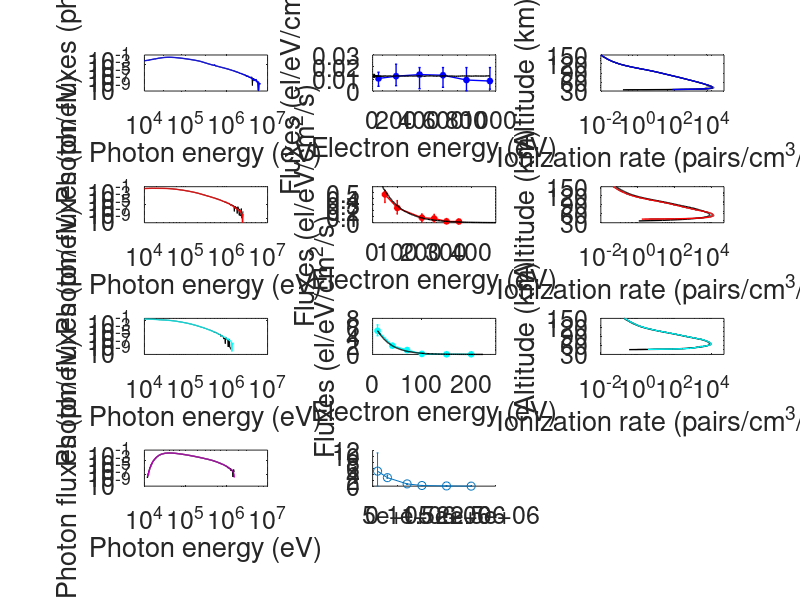

Here is the MATLAB script that generated this plot: (Note: this script raises an error after producing the figure.)
% by Wei Xu
% 07/08/2018
% plot Figure 4 in [Xu and Marshall, 2018]

clear; clc;

load('figure4.mat');

h1 = figure;
set(h1,'color',[1 1 1]);
set(h1,'position',[180 180 1180 1280]);
set(h1,'defaultAxesFontSize',18);

% plot figure 4a
subplot(431)
loglog(fig4a.En, fig4a.simulatedSpectra, 'k', fig4a.En, fig4a.bestfit, 'b', 'lineWidth', 1)
xlabel('Photon energy (eV)')
ylabel('Photon fluxes (ph/eV)')
set(gca, 'XLim',[1e4 1e7]);
set(gca, 'XMinorTick','on');
set(gca, 'XTick', [1e4 1e5 1e6 1e7]);
set(gca, 'XTickLabel', {'10^4' '10^5' '10^6' '10^7'});
set(gca, 'YLim',[9e-11 5e-1]);
set(gca, 'YMinorTick','on');
set(gca, 'YTick', [1e-9 1e-7 1e-5 1e-3 1e-1]);
set(gca, 'YTickLabel', {'10^{-9}' '10^{-7}' '10^{-5}' '10^{-3}' '10^{-1}'});

% plot figure 4b
subplot(432)
h = errorbar(fig4b.electronEnergy, fig4b.derivedSource, fig4b.minimum, fig4b.maximum, 'bo-'); hold on;
plot(fig4b.En, fig4b.mcSource, 'k', 'lineWidth', 1);
set(h, 'lineWidth', 1, 'MarkerSize', 4, 'MarkerFaceColor', 'b', 'MarkerEdgeColor', 'b');
xlabel('Electron energy (eV)')
ylabel('Fluxes (el/eV/cm^2/s)')
set(gca, 'XLim',[0 1.05e7]);
set(gca, 'XMinorTick','on');
set(gca, 'XTick', [0 2e6 4e6 6e6 8e6 1e7]);
set(gca, 'XTickLabel', {'0' '200' '400' '600' '800' '1000'});
set(gca, 'YLim',[0 0.03]);
set(gca, 'YTick', [0 0.01 0.02 0.03]);
set(gca, 'YMinorTick','on');

% plot figure 4c
subplot(433)
semilogx(fig4c.runs,fig4c.alt,'--','Color',[0.5 0.5 0.5]); hold on;
semilogx(fig4c.mcSource,fig4c.alt,'k','lineWidth',1); hold on;
semilogx(fig4c.derivedSource,fig4c.alt,'b','lineWidth',1);
set(gca, 'XScale', 'log');
xlabel('Ionization rate (pairs/cm^3/s)')
ylabel('Altitude (km)')
set(gca, 'XLim',[1e-2 5e4]);
set(gca, 'XMinorTick','on');
set(gca, 'XTick', [1e-2 1e0 1e2 1e4]);
set(gca, 'XTickLabel', {'10^{-2}' '10^{0}' '10^{2}' '10^{4}'});
set(gca, 'YLim',[30 150]);
set(gca, 'YTick', [30 60 90 120 150]);
set(gca, 'YMinorTick','on');

% plot figure 4d
subplot(434)
loglog(fig4d.En, fig4d.simulatedSpectra, 'k', fig4d.En, fig4d.bestfit, 'r', 'lineWidth', 1)
xlabel('Photon energy (eV)')
ylabel('Photon fluxes (ph/eV)')
set(gca, 'XLim',[1e4 1e7]);
set(gca, 'XMinorTick','on');
set(gca, 'XTick', [1e4 1e5 1e6 1e7]);
set(gca, 'XTickLabel', {'10^4' '10^5' '10^6' '10^7'});
set(gca, 'YLim',[9e-11 5e-1]);
set(gca, 'YMinorTick','on');
set(gca, 'YTick', [1e-9 1e-7 1e-5 1e-3 1e-1]);
set(gca, 'YTickLabel', {'10^{-9}' '10^{-7}' '10^{-5}' '10^{-3}' '10^{-1}'});

% plot figure 4e
subplot(435)
h = errorbar(fig4e.electronEnergy, fig4e.derivedSource, fig4e.minimum, fig4e.maximum, 'ro-'); hold on;
plot(fig4e.En, fig4e.mcSource, 'k', 'lineWidth', 1);
set(h, 'lineWidth', 1, 'MarkerSize', 4, 'MarkerFaceColor', 'r', 'MarkerEdgeColor', 'r');
xlabel('Electron energy (eV)')
ylabel('Fluxes (el/eV/cm^2/s)')
set(gca, 'XLim',[0 5e6]);
set(gca, 'XMinorTick','on');
set(gca, 'XTick', [0 1e6 2e6 3e6 4e6]);
set(gca, 'XTickLabel', {'0' '100' '200' '300' '400'});
set(gca, 'YLim',[0 0.6]);
set(gca, 'YMinorTick','on');

% plot figure 4f
subplot(436)
semilogx(fig4f.runs,fig4f.alt,'--','Color',[0.5 0.5 0.5]); hold on;
semilogx(fig4f.mcSource,fig4f.alt,'k','lineWidth',1); hold on;
semilogx(fig4f.derivedSource,fig4f.alt,'r','lineWidth',1);
set(gca, 'XScale', 'log');
xlabel('Ionization rate (pairs/cm^3/s)')
ylabel('Altitude (km)')
set(gca, 'XLim',[1e-2 5e4]);
set(gca, 'XMinorTick','on');
set(gca, 'XTick', [1e-2 1e0 1e2 1e4]);
set(gca, 'XTickLabel', {'10^{-2}' '10^{0}' '10^{2}' '10^{4}'});
set(gca, 'YLim',[30 150]);
set(gca, 'YTick', [30 60 90 120 150]);
set(gca, 'YMinorTick','on');

% plot figure 4g
subplot(437)
loglog(fig4g.En, fig4g.simulatedSpectra, 'k', fig4g.En, fig4g.bestfit, 'c', 'lineWidth', 1)
xlabel('Photon energy (eV)')
ylabel('Photon fluxes (ph/eV)')
set(gca, 'XLim',[1e4 1e7]);
set(gca, 'XMinorTick','on');
set(gca, 'XTick', [1e4 1e5 1e6 1e7]);
set(gca, 'XTickLabel', {'10^4' '10^5' '10^6' '10^7'});
set(gca, 'YLim',[9e-11 5e-1]);
set(gca, 'YMinorTick','on');
set(gca, 'YTick', [1e-9 1e-7 1e-5 1e-3 1e-1]);
set(gca, 'YTickLabel', {'10^{-9}' '10^{-7}' '10^{-5}' '10^{-3}' '10^{-1}'});

% plot figure 4h
subplot(438)
h = errorbar(fig4h.electronEnergy, fig4h.derivedSource, fig4h.minimum, fig4h.maximum, 'co-'); hold on;
plot(fig4h.En, fig4h.mcSource, 'k', 'lineWidth', 1);
set(h, 'lineWidth', 1, 'MarkerSize', 4, 'MarkerFaceColor', 'c', 'MarkerEdgeColor', 'c');
xlabel('Electron energy (eV)')
ylabel('Fluxes (el/eV/cm^2/s)')
set(gca, 'XLim',[0 2.5e6]);
set(gca, 'XMinorTick','on');
set(gca, 'XTick', [0 1e6 2e6 3e6 4e6]);
set(gca, 'XTickLabel', {'0' '100' '200' '300' '400'});
set(gca, 'YLim',[0 8]);
set(gca, 'YMinorTick','on');

% plot figure 4i
subplot(439)
semilogx(fig4i.runs,fig4i.alt,'--','Color',[0.5 0.5 0.5]); hold on;
semilogx(fig4i.mcSource,fig4i.alt,'k','lineWidth',1); hold on;
semilogx(fig4i.derivedSource,fig4i.alt,'c','lineWidth',1);
set(gca, 'XScale', 'log');
xlabel('Ionization rate (pairs/cm^3/s)')
ylabel('Altitude (km)')
set(gca, 'XLim',[1e-2 5e4]);
set(gca, 'XMinorTick','on');
set(gca, 'XTick', [1e-2 1e0 1e2 1e4]);
set(gca, 'XTickLabel', {'10^{-2}' '10^{0}' '10^{2}' '10^{4}'});
set(gca, 'YLim',[30 150]);
set(gca, 'YTick', [30 60 90 120 150]);
set(gca, 'YMinorTick','on');

% plot figure 4j
subplot(4,3,10)
loglog(fig4j.En, fig4j.simulatedSpectra, 'k', 'lineWidth', 1); hold on;
loglog(fig4j.En, fig4j.bestfit, 'Color',[0.75, 0, 0.75],'lineWidth',1);
xlabel('Photon energy (eV)')
ylabel('Photon fluxes (ph/eV)')
set(gca, 'XLim',[1e4 1e7]);
set(gca, 'XMinorTick','on');
set(gca, 'XTick', [1e4 1e5 1e6 1e7]);
set(gca, 'XTickLabel', {'10^4' '10^5' '10^6' '10^7'});
set(gca, 'YLim',[9e-11 5e-1]);
set(gca, 'YMinorTick','on');
set(gca, 'YTick', [1e-9 1e-7 1e-5 1e-3 1e-1]);
set(gca, 'YTickLabel', {'10^{-9}' '10^{-7}' '10^{-5}' '10^{-3}' '10^{-1}'});

% plot figure 4k
subplot(4,3,11)
h = errorbar(fig4k.electronEnergy, fig4k.derivedSource, fig4k.minimum, fig4k.maximum, 'o-', 'Color',[0.75, 0, 0.75]); hold on;
plot(fig4k.En, fig4k.mcSource, 'k', 'lineWidth', 1);
set(h, 'lineWidth', 1, 'MarkerSize', 5, 'MarkerFaceColor',[0.75, 0, 0.75], 'MarkerEdgeColor',[0.75, 0, 0.75]);
xlabel('Electron energy (eV)')
ylabel('Fluxes (el/eV/cm^2/s)')
set(gca, 'XLim',[0 2.5e6]);
set(gca, 'XMinorTick','on');
set(gca, 'XTick', [0 1e6 2e6 3e6 4e6]);
set(gca, 'XTickLabel', {'0' '100' '200' '300' '400'});
set(gca, 'YLim',[0 12]);
set(gca, 'YMinorTick','on');

% plot figure 4l
subplot(4,3,12)
semilogx(fig4l.runs,fig4l.alt,'--','Color',[0.5 0.5 0.5]); hold on;
semilogx(fig4l.mcSource,fig4l.alt,'k','lineWidth',1); hold on;
semilogx(fig4l.derivedSource,fig4l.alt,'Color',[0.75, 0, 0.75],'lineWidth',1);
set(gca, 'XScale', 'log');
xlabel('Ionization rate (pairs/cm^3/s)')
ylabel('Altitude (km)')
set(gca, 'XLim',[1e-2 5e4]);
set(gca, 'XMinorTick','on');
set(gca, 'XTick', [1e-2 1e0 1e2 1e4]);
set(gca, 'XTickLabel', {'10^{-2}' '10^{0}' '10^{2}' '10^{4}'});
set(gca, 'YLim',[30 150]);
set(gca, 'YTick', [30 60 90 120 150]);
set(gca, 'YMinorTick','on');



